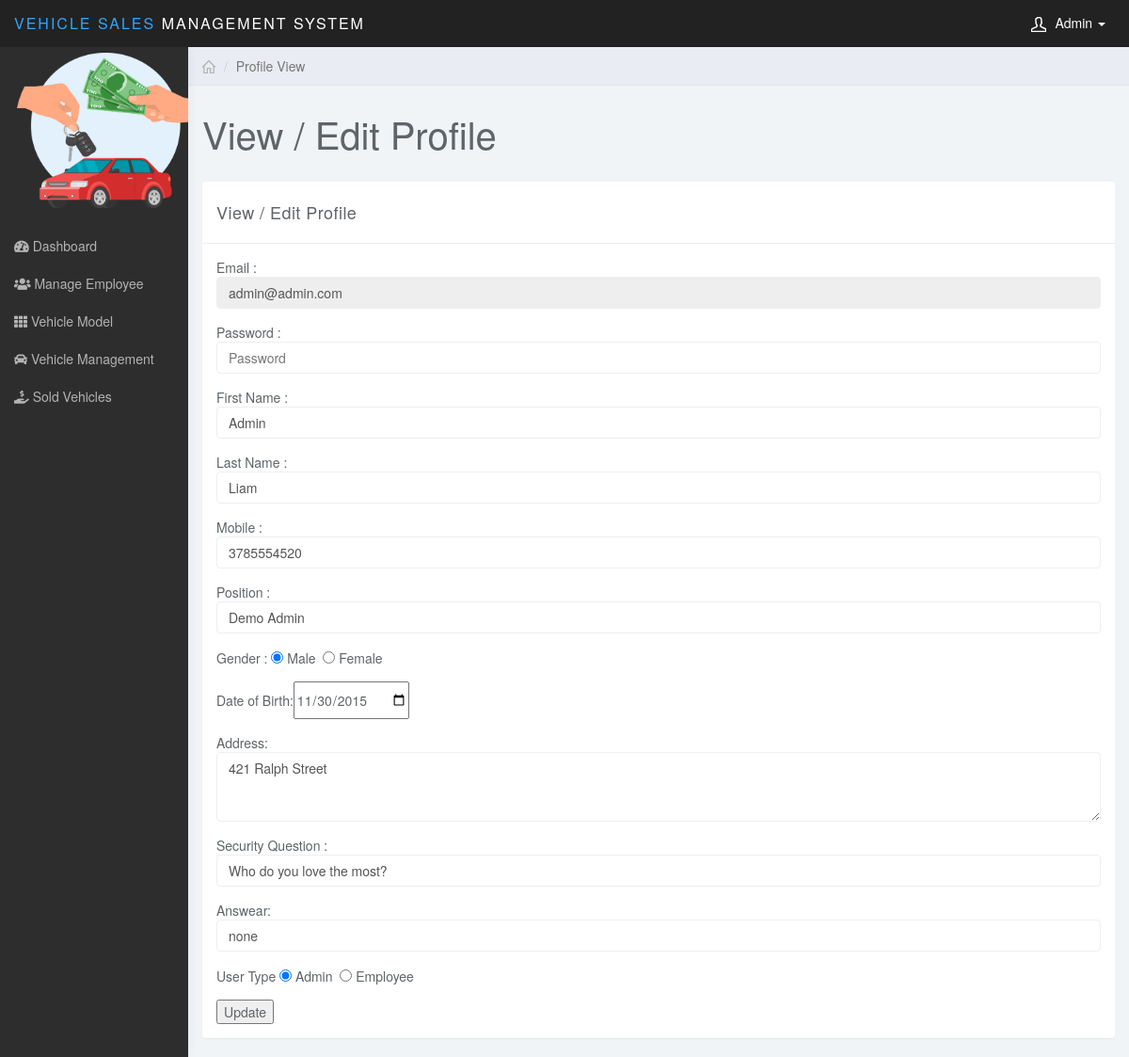
Page /profile.php (signed in) on the committed database.
### tables this page shows
CREATE TABLE `users` (
  `u_id` int(11) NOT NULL,
  `su` int(11) DEFAULT '0',
  `u_email` varchar(100) NOT NULL,
  `f_name` varchar(100) NOT NULL,
  `l_name` varchar(100) NOT NULL,
  `u_bday` date NOT NULL,
  `u_position` varchar(100) NOT NULL,
  `u_type` varchar(100) NOT NULL,
  `u_pass` varchar(100) NOT NULL,
  `u_mobile` varchar(100) NOT NULL,
  `u_gender` varchar(30) NOT NULL,
  `u_address` varchar(100) NOT NULL,
  `s_question` varchar(100) DEFAULT NULL,
  `s_ans` varchar(100) DEFAULT NULL
);

### profile.php (the view, shortened to what this page needs)
<?php include("header.php");?>
<!DOCTYPE html>
<html>
<body>
	<div class="col-sm-9 col-sm-offset-3 col-lg-10 col-lg-offset-2 main">
		<div class="row">
			<ol class="breadcrumb">
				<li><a href="#"><svg class="glyph stroked home"><use xlink:href="#stroked-home"></use></svg></a></li>
				<li class="active">Profile View</li>
			</ol>
		</div>
		<div class="row">
			<div class="col-lg-12">
				<h1 class="page-header">View / Edit Profile</h1>
			</div>
		</div>
		<div class="row">
			<div class="col-lg-12">
				<div class="panel panel-default">
					<div class="panel-heading">View / Edit Profile</div>
					<div class="panel-body">
					<form method="post">
						<fieldset>
							<div class="form-group">
								Email : <input class="form-control" placeholder="E-mail" name="u_email" type="email" value="<?php echo $userRow['u_email']; ?>" disabled>
							</div>
							<div class="form-group">
								Password : <input class="form-control" placeholder="Password" name="u_pass" type="password" required>
							</div>
							<div class="form-group">
								First Name : <input class="form-control" placeholder="First Name" name="f_name" type="text" value="<?php echo $userRow['f_name']; ?>" required>
							</div>
							<div class="form-group">
								Last Name : <input class="form-control" placeholder="Last Name" name="l_name" type="text" value="<?php echo $userRow['l_name']; ?>" required>
							</div>
							<div class="form-group">
								Mobile : <input class="form-control" placeholder="Mobile" name="u_mobile" type="text" value="<?php echo $userRow['u_mobile']; ?>" required>
							</div>
							<div class="form-group">
								Position : <input class="form-control" placeholder="Position" name="u_position" type="text" value="<?php echo $userRow['u_position']; ?>" required>
							</div>
							<div class="form-group">
								Gender : <?php
										   if(strcmp("Male",$userRow['u_gender'])==0)
											echo '<input type="radio" name="u_gender" value="Male" checked> Male';
										   else
											echo '<input type="radio" name="u_gender" value="Male"> Male';
										   if(strcmp("Female",$userRow['u_gender'])==0)
											echo ' &nbsp<input type="radio" name="u_gender" value="Female" checked> Female';
										   else
											echo '&nbsp <input type="radio" name="u_gender" value="Female"> Female';
										  ?>
							</div>
							<div class="form-group">
								Date of Birth:<input type="date"  value="<?php echo $userRow['u_bday']; ?>" name="u_bday">
							</div>
							<div class="form-group">
								Address: <textarea rows="3" cols="10" class="form-control"  name="u_address"><?php echo $userRow['u_address']; ?></textarea>
							</div>
							<div class="form-group">
								Security Question : <input class="form-control" placeholder="Security Question" name="s_question" type="text" value="<?php echo $userRow['s_question']; ?>" required>
							</div>
							<div class="form-group">
								Answear: <input class="form-control" placeholder="Answear" name="s_ans" type="text" value="<?php echo $userRow['s_ans']; ?>" required>
							</div>
							<div class="form-group">
								 <?php
												 if(strcmp("Admin",$userRow['u_type'])==0) {
												 echo 'User Type ';
										   if(strcmp("Admin",$userRow['u_type'])==0)
											echo '<input type="radio" name="u_type" value="Admin" checked> Admin';
										   else
											echo '<input type="radio" name="u_type" value="Admin"> Admin';
										   if(strcmp("Female",$userRow['u_type'])==0)
											echo ' &nbsp<input type="radio" name="u_type" value="Employee" checked> Employee';
										   else
											echo '&nbsp <input type="radio" name="u_type" value="Employee"> Employee';
											}
								?>
							</div>
							<button type="submit" name="update">Update</button>
						</fieldset>
					</form>
				</div>
				</div>
			</div>
		</div>
		</div>
</body>
</html>

### header.php (shortened to what this page needs)
<?php
$res=mysql_query("SELECT * FROM users WHERE u_id=".$_SESSION['user']);
$userRow=mysql_fetch_array($res);
?>
<!DOCTYPE html>
<html>
<head>
<link href="css/bootstrap.min.css" rel="stylesheet">
<link href="css/datepicker3.css" rel="stylesheet">
<link href="css/styles.css" rel="stylesheet">
<link href="scripts/jtable/themes/lightcolor/blue/jtable.css" rel="stylesheet" type="text/css" />
<link href="css/jquery.dataTables.min.css" rel="stylesheet" type="text/css" />
<link rel="stylesheet" href="https://pro.fontawesome.com/releases/v5.10.0/css/all.css"/>
<link href="css/custom.css" rel="stylesheet">
</head>
<body>
	<nav class="navbar navbar-inverse navbar-fixed-top" role="navigation">
		<div class="container-fluid">
			<div class="navbar-header">
				<a class="navbar-brand" href="dashboard.php"><span> Vehicle Sales</span> Management System</a>
				<ul class="user-menu">
					<li class="dropdown pull-right">
						<a href="#" class="dropdown-toggle" data-toggle="dropdown"><svg class="glyph stroked male-user"><use xlink:href="#stroked-male-user"></use></svg><?php echo $userRow['f_name']; ?> <span class="caret"></span></a>
					</li>
				</ul>
			</div>
		</div>
	</nav>
	<div id="sidebar-collapse" class="col-sm-3 col-lg-2 sidebar">
		<div>
		<a class="nav menu" href="#">
                    <img src="img/lg3.png" alt="" height="165" width="190" style="margin-left: 9%; margin-top: 3%; "></a>
		<br></div>
		<ul class="nav menu side-nav">
			<li class="<?php if($page=='dash'){ echo 'active'; }?>"><a href="index.php"><i class="fas fa-tachometer-alt"></i> Dashboard</a></li>
			<?php
		if($userRow['u_type']=="Admin")
			if($page=='emp'){
				echo '<li class="active"><a href="manage_employee.php"><i class="fas fa-users"></i> Manage Employee</a></li>';
			} else {
				echo '<li><a href="manage_employee.php"><i class="fas fa-users"></i> Manage Employee</a></li>';
			}
		?>
			<li class="<?php if($page=='model'){ echo 'active'; }?>"><a href="model.php"><i class="fas fa-th"></i> Vehicle Model</a></li>
			<li class="<?php if($page=='vehicles'){ echo 'active'; }?>"><a href="vehicles.php"><i class="fas fa-car"></i> Vehicle Management</a></li>
			<li class="<?php if($page=='sold'){ echo 'active'; }?>"><a href="sold.php"><i class="fas fa-hand-holding-usd"></i> Sold Vehicles</a></li>
		</ul>
	</div>
</body>
</html>

### css/styles.css (style rules this page uses)
body { background: #f1f4f7; padding-top: 50px; color: #5f6468; }
a, a:hover, a:focus { color: #b3b3b3; }
h1, h2, h3, h4, h5, h6 { color: #5f6468; }
h1 { font-weight: 300; font-size: 40px; }
.form-control { border: 1px solid #eee; box-shadow: none; }
.navbar-header .navbar-brand { color: #fff; font-size: 16px; text-transform: uppercase; font-weight: 500; letter-spacing: 2px; }
.navbar-header .navbar-brand span { color: #30a5ff; }
.panel { border: 0; }
.panel-heading { font-size: 18px; font-weight: 300; letter-spacing: 0.025em; height: 66px; line-height: 45px; }
.panel-default .panel-heading { background: #fff; border-bottom: 1px solid #eee; color: #5f6468; }
.navbar { border: 0; }
.user-menu { display: inline-block; margin-top: 14px; margin-right: 10px; float: right; list-style: none; padding: 0; }
.user-menu a { color: #fff; }
.sidebar { display: block; background-color: #fff; padding: 0; display: none; }
@media (min-width: 768px) { .sidebar { display: block; position: fixed; top: 50px; bottom: 0; left: 0; z-index: 1000; display: block; margin: 0; padding: 0; overflow-x: hidden; overflow-y: auto; background-color: #fff; box-shadow: 1px 0px 10px rgba(0, 0, 0, 0.05); } }
@media (min-width: 768px) { .navbar-header { width: 100%; } }
.breadcrumb { border-radius: 0; padding: 10px 15px; background: #e9ecf2; box-shadow: 0 1px 1px rgba(0, 0, 0, 0.05); margin: 0; }
h1.page-header { margin-top: 30px; border-bottom: 0; }
.sidebar .glyph, .user-menu .glyph { height: 16px; width: 16px; margin: 0 10px 0 0; stroke-width: 3px; }
.user-menu .glyph { stroke-width: 4px; }
.breadcrumb .glyph { height: 14px; width: 14px; margin: -2px 0 0 0; stroke-width: 4px; }

### css/custom.css (style rules this page uses)
@media (min-width: 768px) { .sidebar { display: block; position: fixed; top: 50px; bottom: 0; left: 0; z-index: 1000; display: block; margin: 0; padding: 0; overflow-x: hidden; overflow-y: auto; background-color: #2D2D2D!important; box-shadow: 1px 0px 10px rgba(0, 0, 0, .05); } }
@media (min-width: 768px) { .navbar-header { width: 100%; } }

### rows in the picture
users: f_name "Admin", u_email "admin@admin.com", l_name "Liam", u_mobile "3785554520", u_position "Demo Admin", u_bday "11/30/2015", u_address "421 Ralph Street", s_question "Who do you love the most?", s_ans "none"
